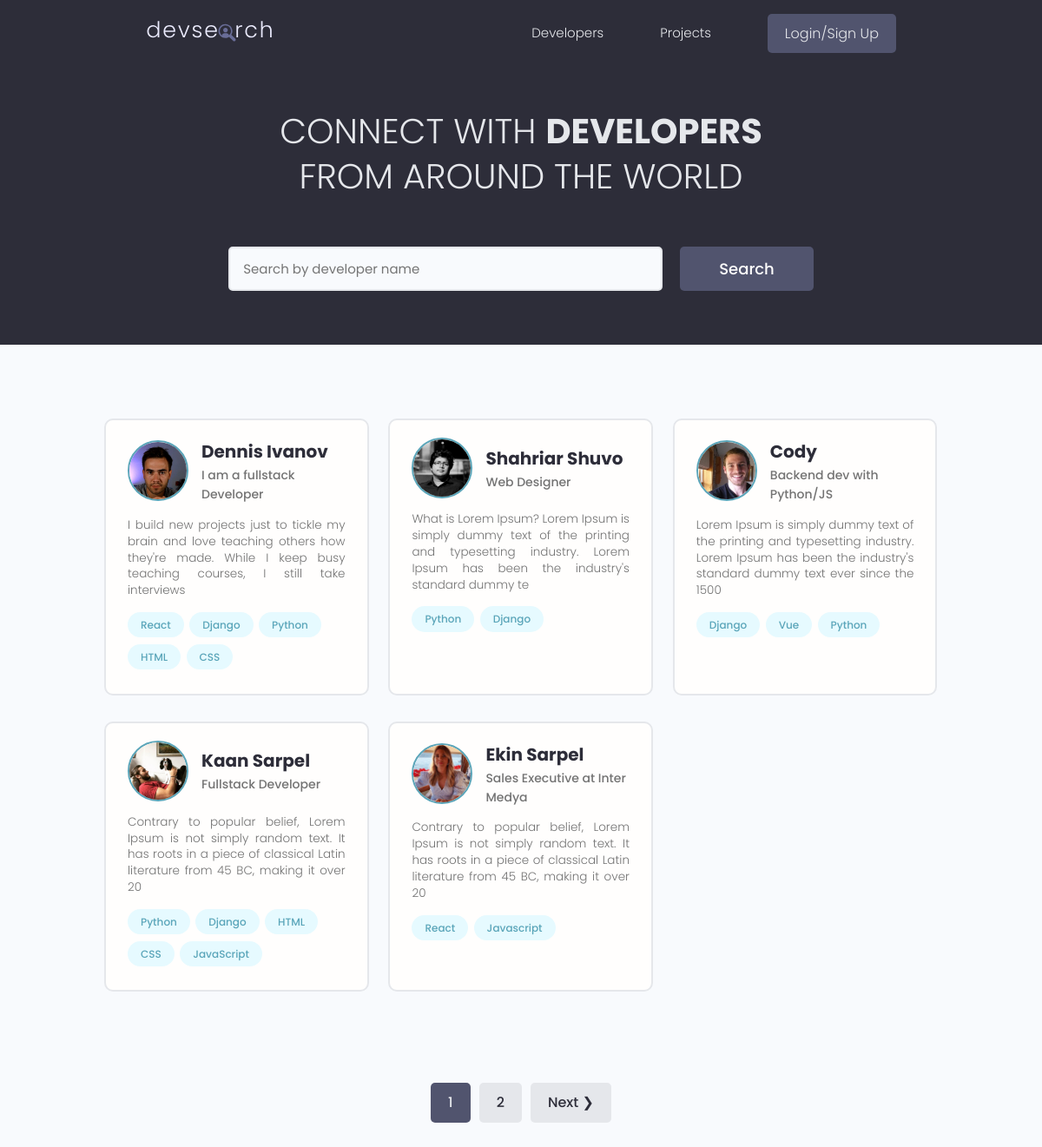
The page / on the database its author committed.
### users/models.py (models this page shows, shortened)
class Profile(models.Model):
    user = models.OneToOneField(User, on_delete=models.CASCADE, null=True, blank=True) #Every single user in database will have a Profile and every profile will have one User./Cascade:We delete Profile anytime User gets deleted.
    name = models.CharField(max_length=200, blank=True, null=True)
    email = models.EmailField(max_length=500, blank=True, null=True)
    username = models.CharField(max_length=200, blank=True, null=True)
    location = models.CharField(max_length=200, blank=True, null=True)
    short_intro = models.CharField(max_length=200, blank=True, null=True)
    bio = models.TextField(blank=True, null=True)
    profile_image = models.ImageField(null=True, blank=True, upload_to='profiles/', default="profiles/user-default.png") #Django normalde bu fotoğrafları static dosyasına upload eder ancak ben onun içinde profiles diye bir folder oluşturdum şimdi oraya upload edicek.
    social_github = models.CharField(max_length=200, blank=True, null=True)
    social_twitter = models.CharField(max_length=200, blank=True, null=True)
    social_linkedin = models.CharField(max_length=200, blank=True, null=True)
    social_youtube = models.CharField(max_length=200, blank=True, null=True)
    social_website = models.CharField(max_length=200, blank=True, null=True)
    created = models.DateTimeField(auto_now_add=True) #We want to know when this profile is created.
    id = models.UUIDField(default=uuid.uuid4, unique=True,primary_key=True, editable=False) #Also set a unique ID.
    class Meta:
        ordering = ['created']
    @property
    def imageURL(self):
        try:
            url = self.profile_image.url
        except:
            url = ''
        return url

class Skill(models.Model):
    owner = models.ForeignKey(Profile, on_delete=models.CASCADE, null=True, blank=True) #ForeignKey parent-child relationship Profile is the parent./Whenever profile is deleted go ahead and delete all the skills.
    name = models.CharField(max_length=200, blank=True, null=True)
    description = models.TextField(null=True, blank=True)
    created = models.DateTimeField(auto_now_add=True)
    id = models.UUIDField(default=uuid.uuid4, unique=True,primary_key=True, editable=False)
    def __str__(self):
        return str(self.name)

### users/views.py (the view)
# urls.py: path('', views.profiles, name="profiles"),
def profiles(request):
    profiles, search_query = searchProfiles(request) #Trigger this function and It will give us profiles and search_query because thats what that function returns.
    custom_range, profiles = paginateProfiles(request, profiles, 5)
    context = {'profiles': profiles, 'search_query': search_query,
               'custom_range': custom_range}
    return render(request, 'users/profiles.html', context)

### users/utils.py (called while the page is built)
def paginateProfiles(request, profiles, results):
    page = request.GET.get('page')
    paginator = Paginator(profiles, results)
    try:
        profiles = paginator.page(page)
    except PageNotAnInteger:
        page = 1
        profiles = paginator.page(page)
    except EmptyPage:
        page = paginator.num_pages
        profiles = paginator.page(page)
    leftIndex = (int(page) - 4)
    if leftIndex < 1:
        leftIndex = 1
    rightIndex = (int(page) + 5)
    if rightIndex > paginator.num_pages:
        rightIndex = paginator.num_pages + 1
    custom_range = range(leftIndex, rightIndex)
    return custom_range, profiles

### users/templates/users/profiles.html (shortened to what this page needs)
{% extends 'main.html' %}
{% block content %}
<main class="home">
    <section class="hero-section text-center">
        <div class="container container--narrow">
            <div class="hero-section__box">
                <h2>CONNECT WITH <span>DEVELOPERS</span></h2>
                <h2>FROM AROUND THE WORLD</h2>
            </div>
            <div class="hero-section__search">
                <form id="searchForm" class="form" action="{% url 'profiles' %}" method="get">
                    <div class="form__field">
                        <input class="input input--text" id="formInput#search" type="text" name="search_query"
                            value="{{search_query}}" placeholder="Search by developer name" />
                    </div>
                    <input class="btn btn--sub btn--lg" type="submit" value="Search" />
                </form>
            </div>
        </div>
    </section>
    <section class="devlist">
        <div class="container">
            <div class="grid grid--three">
                {% for profile in profiles %}
                <div class="column card">
                    <div class="dev">
                        <a href="{% url 'user-profile' profile.id %}" class="card__body">
                            <div class="dev__profile">
                                <img class="avatar avatar--md" src="{{ profile.imageURL }}" alt="image" />
                                <div class="dev__meta">
                                    <h3>{{profile.name}}</h3>
                                    <h5>{{profile.short_intro|slice:"60"}}</h5>
                                </div>
                            </div>
                            <p class="dev__info">{{profile.bio|slice:"150"}}</p>
                            <div class="dev__skills">
                                {% for skill in profile.skill_set.all|slice:"5" %}
                                <span class="tag tag--pill tag--main">
                                    <small>{{skill}}</small>
                                </span>
                                {% endfor %}
                            </div>
                        </a>
                    </div>
                </div>
                {% endfor %}
            </div>
        </div>
    </section>
    {% include 'pagination.html' with queryset=profiles custom_range=custom_range %}
</main>
{% endblock content %}

### static/styles/app.css (style rules this page uses)
:root { --color-sub: #2d2d39; }
.btn--sub { background-color: var(--color-sub-light); }
.card { border: 2px solid var(--color-light); }
img { width: 100%; }
.hero-section { height: 40vh; display: flex; align-items: center; background-color: var(--color-sub); }
.hero-section__box { margin-bottom: 4rem; }
.hero-section__box > h2, .hero-section__box > h2 > span { font-size: 4rem; color: var(--color-light); line-height: 1.3; text-transform: uppercase; }
.hero-section__box > h2 { font-weight: 300; }
.hero-section__box > h2 > span { font-weight: 700; }
.hero-section__search > .form { display: flex; align-items: center; justify-content: center; gap: 2rem; }
.hero-section__search > .form input.input--text { width: 50rem; }
.devlist { margin-top: 8rem; }
.devlist .grid { align-items: stretch; }
.devlist .dev .dev__profile { display: flex; align-items: center; gap: 1.5rem; }
.devlist .dev .dev__meta h3 { color: var(--color-sub); font-size: 2rem; font-weight: 700; }
.devlist .dev .dev__meta h5 { color: var(--color-text); font-size: 1.4rem; font-weight: 500; }
.devlist .dev .dev__info { margin: 1.5rem 0; font-size: 1.35rem; line-height: 1.4; text-align: justify; }

### static/uikit/styles/modules/_variables.css (style rules this page uses)
:root { --color-main: #5aa5b9; --color-main-light: #e6faff; --color-sub: #3f4156; --color-sub-light: #51546e; --color-sub-lighter: #ededfd; --color-text: #737373; --color-gray: #8b8b8b; --color-light: #e5e7eb; --color-light-gray: #767676; --color-bg: #f8fafd; --color-white: #fffefd; --color-white-light: #f3f3f3; --color-success: #359e64; --color-success-bg: #def8e8; --color-error: #fc4b0b; --color-error-bg: #fff2ee; --font-base: 'Poppins', arial, helvetica, 'Segoe UI', roboto, ubuntu, sans-serif; --font-monospace: 'Fira Code', 'Courier New', courier, monospace; --font-regular: 300; --font-medium: 500; --font-bold: 700; --generic-shadow: 1px 1px 5px #00000010; --generic-transition: all 0.3s ease-in-out; }

### static/uikit/styles/modules/_base.css (style rules this page uses)
* { margin: 0; padding: 0; box-sizing: border-box; text-rendering: optimizeLegibility; color: inherit; font-size: inherit; }
html { font-size: 50%; }
@media only screen and (min-width: 480px) { html { font-size: 56.25%; } }
@media only screen and (min-width: 1200px) { html { font-size: 62.5%; } }
body { line-height: 1.6; font-weight: 400; font-size: 1.5rem; color: var(--color-text); background-color: var(--color-bg); min-height: 100vh; }

### static/uikit/styles/modules/_typography.css (style rules this page uses)
* { font-family: var(--font-base); }
h2 { font-size: 3.6rem; font-weight: var(--font-bold); }
h3 { font-size: 3.2rem; font-weight: var(--font-medium); }
h5 { font-size: 2.4rem; font-weight: var(--font-medium); }
h5, h6 { font-weight: var(--font-regular); }
p, span, strong { font-size: 1.6rem; color: var(--color-text); font-weight: var(--font-regular); }
a { padding-bottom: 2px; text-decoration: none; display: inline-block; color: var(--color-main); font-weight: var(--font-medium); }

### static/uikit/styles/modules/_utilities.css (style rules this page uses)
.container { width: 92%; max-width: 165rem; margin: 0 auto; box-sizing: border-box; }
.container--narrow { width: 92%; max-width: 120rem; }
@media screen and (min-width: 1000px) { .container { width: 90%; } }
@media screen and (min-width: 1000px) { .container--narrow { width: 85%; } }
@media screen and (min-width: 1200px) { .container { width: 80%; } }
@media screen and (min-width: 1200px) { .container--narrow { width: 72%; } }
.text-center { text-align: center; }

### static/uikit/styles/modules/_avatar.css (style rules this page uses)
.avatar { border-radius: 50%; border: 2px solid var(--color-main); object-fit: cover; }
.avatar--md { height: 7rem; width: 7rem; }

### static/uikit/styles/modules/_button.css (style rules this page uses)
.btn { display: inline-block; position: relative; cursor: pointer; background-color: var(--color-light); font-weight: var(--font-medium); color: var(--color-sub); text-decoration: none; padding: 1rem 2rem; border-radius: 0.5rem; border: none; width: -webkit-fit-content; width: -moz-fit-content; width: fit-content; height: -webkit-fit-content; height: -moz-fit-content; height: fit-content; font-size: 1.6rem; outline-width: 0; outline-color: transparent; -webkit-backface-visibility: hidden; backface-visibility: hidden; transition: all 0.3s ease-in-out; }
.btn--sub { background-color: var(--color-sub); color: var(--color-white); }
.btn--lg { font-size: 1.8rem; padding: 1.2rem 4.5rem; }

### static/uikit/styles/modules/_card.css (style rules this page uses)
.card { border-radius: 1rem; background-color: var(--color-white); border: 1.5px solid var(--color-light); width: auto; height: auto; margin-top: 0.5rem; margin-bottom: 0.5rem; overflow: hidden; }
.card__body, .card__header { padding: 2rem 2.5rem; }

### rows shown on the page
Profile: imageURL (picture), name "Dennis Ivanov", short_intro "I am a fullstack Developer", bio "I build new projects just to tickle my brain and love teaching others how they're made. While I keep busy teaching courses, I still take interviews"
Skill: name "React"
Skill: name "Django"
Skill: name "Python"
Skill: name "HTML"
Skill: name "CSS"
Profile: imageURL (picture), name "Shahriar Shuvo", short_intro "Web Designer", bio "What is Lorem Ipsum? Lorem Ipsum is simply dummy text of the printing and typesetting industry. Lorem Ipsum has been the industry's standard dummy te"
Skill: name "Python"
Skill: name "Django"
Profile: imageURL (picture), name "Cody", short_intro "Backend dev with Python/JS", bio "Lorem Ipsum is simply dummy text of the printing and typesetting industry. Lorem Ipsum has been the industry's standard dummy text ever since the 1500"
Skill: name "Django"
Skill: name "Vue"
Skill: name "Python"
Profile: imageURL (picture), name "Kaan Sarpel", short_intro "Fullstack Developer", bio "Contrary to popular belief, Lorem Ipsum is not simply random text. It has roots in a piece of classical Latin literature from 45 BC, making it over 20"
Skill: name "Python"
Skill: name "Django"
Skill: name "HTML"
Skill: name "CSS"
Skill: name "JavaScript"
Profile: imageURL (picture), name "Ekin Sarpel", short_intro "Sales Executive at Inter Medya", bio "Contrary to popular belief, Lorem Ipsum is not simply random text. It has roots in a piece of classical Latin literature from 45 BC, making it over 20"
Skill: name "React"
Skill: name "Javascript"

### other values the page prints
{{ page }} "1"
{{ page }} "2"
